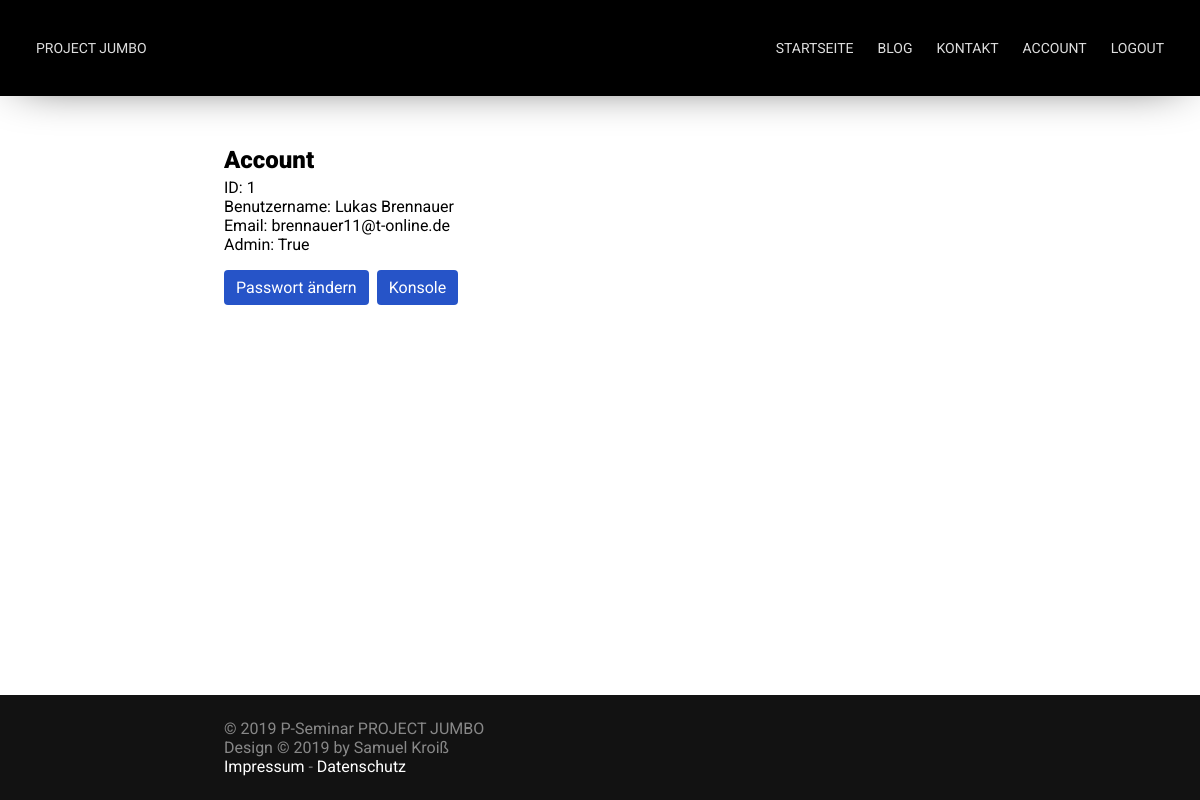
Page /user (signed in) on the committed database.
### app/models.py (models this page shows, shortened)
class User(db.Model):
    user_id = db.Column(db.Integer, primary_key=True)
    username = db.Column(db.String(64), nullable=False, unique=True)
    password_hash = db.Column(db.String(120))
    email = db.Column(db.String, nullable=False, unique=True)
    admin_acc = db.Column(db.Boolean, default=False, nullable=False)
    is_active = True
    is_authenticated = True

### app/routes.py (the view)
@app.route('/user', methods=['GET'])
@login_required
def user_page():
    return render_template('user_page.html', title='User')

### app/models.py (called while the page is built)
@login.user_loader
def load_user(user_id):
    return User.query.get(user_id)

### templates/user_page.html (shortened to what this page needs)
{% extends 'base.html' %}
{% block content %}
	<h1>Account</h1>
    <p>ID: {{ current_user.user_id }}</p>
    <p>Benutzername: {{ current_user.username }}</p>
    <p>Email: {{ current_user.email }}</p>
    <p>Admin: {{ current_user.admin_acc }}</p>
    <span class="button"><a href="{{ url_for('change_password') }}">Passwort ändern</a></span></a>
    {% if current_user.admin_acc == true %}
    <span class="button"><a href="{{ url_for('admin') }}">Konsole</a></span>
    {% endif %}
{% endblock %}

### static/css/main.css (style rules this page uses)
* { margin: 0; padding: 0; font-family: 'Roboto', sans-serif; font-size: 16px; font-weight: 400; text-decoration: none; scroll-behavior: smooth; }
body { width: 100%; height: 100%; overflow-x: hidden; overflow-y: scroll; }
span.button { padding: 8px 12px; cursor: pointer; background: #2654C8; color: #FFFFFF; border: none; transition: background 200ms; box-sizing: border-box; display: inline-block; border-radius: 4px; margin: 16px 4px 16px 0; }
span.button, span.button a { color: #FFFFFF !important; }
#content a, b { display: inline; padding: 0; }
#content * a { color: #006699; }
#content h1, #content h2 { font-size: 24px; font-weight: 900; padding-bottom: 4px; }

### static/css/nav.css (style rules this page uses)
:root { --link-color: #DEDEDE; }

### rows in the picture
User: user_id "1", username "Lukas Brennauer", email "brennauer11@t-online.de", admin_acc "True"
